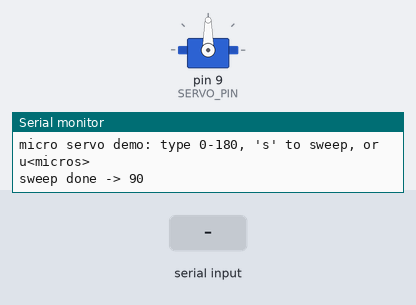
Bench run of a sketch on a simulated Arduino Uno, built with avr-gcc and run on an emulated ATmega328P. Shown: servo, the last lines printed to the serial monitor. Inputs (shaded band) come from the test bench.

Above: at 5.1 s.
5.2 s: "0\n" received over Serial
At 5.9 s:
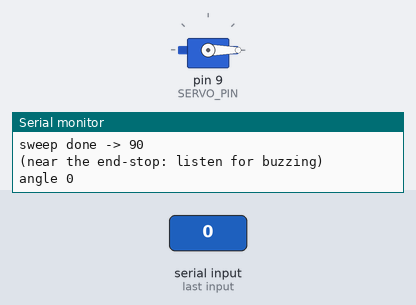
6.7 s: "200\n" received over Serial
At 7.0 s:
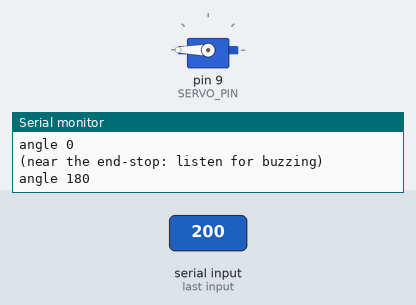
8.2 s: "90,45\n" received over Serial
At 9.3 s:
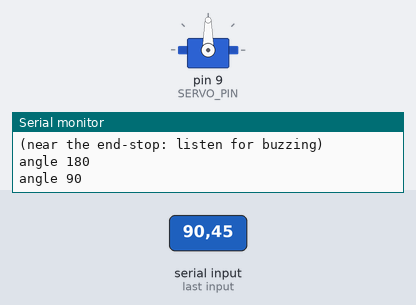
Timing chart, 0 to 11.2 s (numbered marks = the images above; inputs shaded):
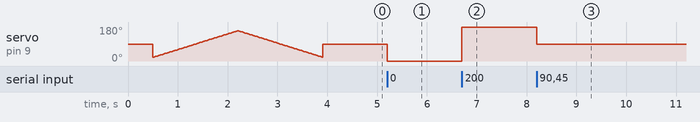

Measured:
- after the input at 5.2 s, servo on pin 9 (SERVO_PIN): 90° → 0° at once
- after the input at 6.7 s, servo on pin 9 (SERVO_PIN): 0° → 180° at once
- after the input at 8.2 s, servo on pin 9 (SERVO_PIN): 180° → 90° at once

The sketch:

micro_servo_demo.ino
```cpp
/*
  Field guide demo: 9 g micro servo (SG90-class)
  ----------------------------------------------
  What it does
    1. On boot: sweeps slowly 20 -> 160 -> 20 degrees so you can see the full usable range.
    2. Then waits for commands from the Serial Monitor (115200 baud, line ending "Newline"):
         a number 0-180   -> move to that angle        e.g.  90
         s                -> sweep again
         u<500-2500>      -> send a raw pulse width in microseconds   e.g.  u1500

  Wiring (see wiring diagram)
    Servo brown  (GND)    -> Uno GND
    Servo red    (V+)     -> Uno 5V     (datasheet: 4.8-6 V)
    Servo orange (signal) -> Uno D9     (PWM pulse)
    Optional: 470-1000 uF electrolytic capacitor across 5V/GND to absorb motor current spikes.

  How the servo talks
    PWM position control: the Uno sends one HIGH pulse every 20 ms (50 Hz).
    The WIDTH of that pulse is the angle:  ~1.0 ms = one end, 1.5 ms = centre, ~2.0 ms = other end
    (this part accepts roughly 0.5-2.4 ms for its full ~180 degrees).
    Inside, a potentiometer on the output shaft tells the servo's own controller where it is,
    and it drives the motor until the pot matches the pulse.
*/

#include <Servo.h>                 // built into the Arduino IDE

const int SERVO_PIN = 9;
const int SAFE_MIN = 20, SAFE_MAX = 160;   // stop short of the hard end-stops (see gotchas)

Servo servo;

void sweep() {
  for (int a = SAFE_MIN; a <= SAFE_MAX; a++) { servo.write(a); delay(12); }   // ~2 s across
  for (int a = SAFE_MAX; a >= SAFE_MIN; a--) { servo.write(a); delay(12); }
  servo.write(90);
  Serial.println(F("sweep done -> 90"));
}

void setup() {
  Serial.begin(115200);
  // attach(pin, minPulse, maxPulse): tell the library this servo's pulse range in microseconds
  servo.attach(SERVO_PIN, 500, 2400);
  servo.write(90);                          // start centred
  delay(500);
  Serial.println(F("micro servo demo: type 0-180, 's' to sweep, or u<micros>"));
  sweep();
}

void loop() {
  if (!Serial.available()) return;
  String cmd = Serial.readStringUntil('\n');
  cmd.trim();
  if (cmd.length() == 0) return;

  if (cmd == "s") { sweep(); return; }

  if (cmd.charAt(0) == 'u') {               // raw pulse width, for exploring this servo's real limits
    int us = constrain(cmd.substring(1).toInt(), 500, 2500);
    servo.writeMicroseconds(us);
    Serial.print(F("pulse ")); Serial.print(us); Serial.println(F(" us"));
    return;
  }

  int angle = constrain(cmd.toInt(), 0, 180);
  if (angle < SAFE_MIN || angle > SAFE_MAX) Serial.println(F("(near the end-stop: listen for buzzing)"));
  servo.write(angle);
  Serial.print(F("angle ")); Serial.println(angle);
}
```
